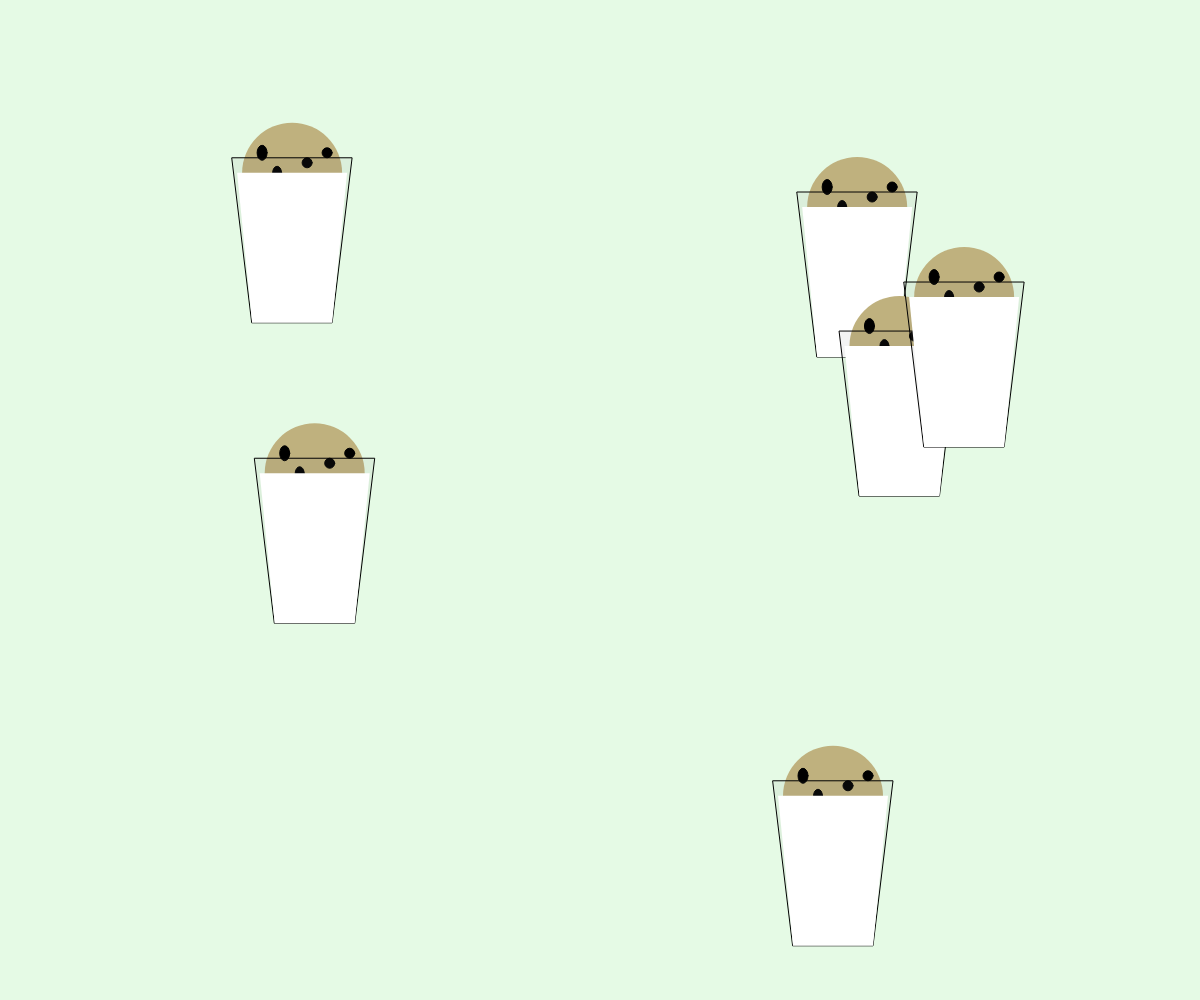
Frame 1 (no input)
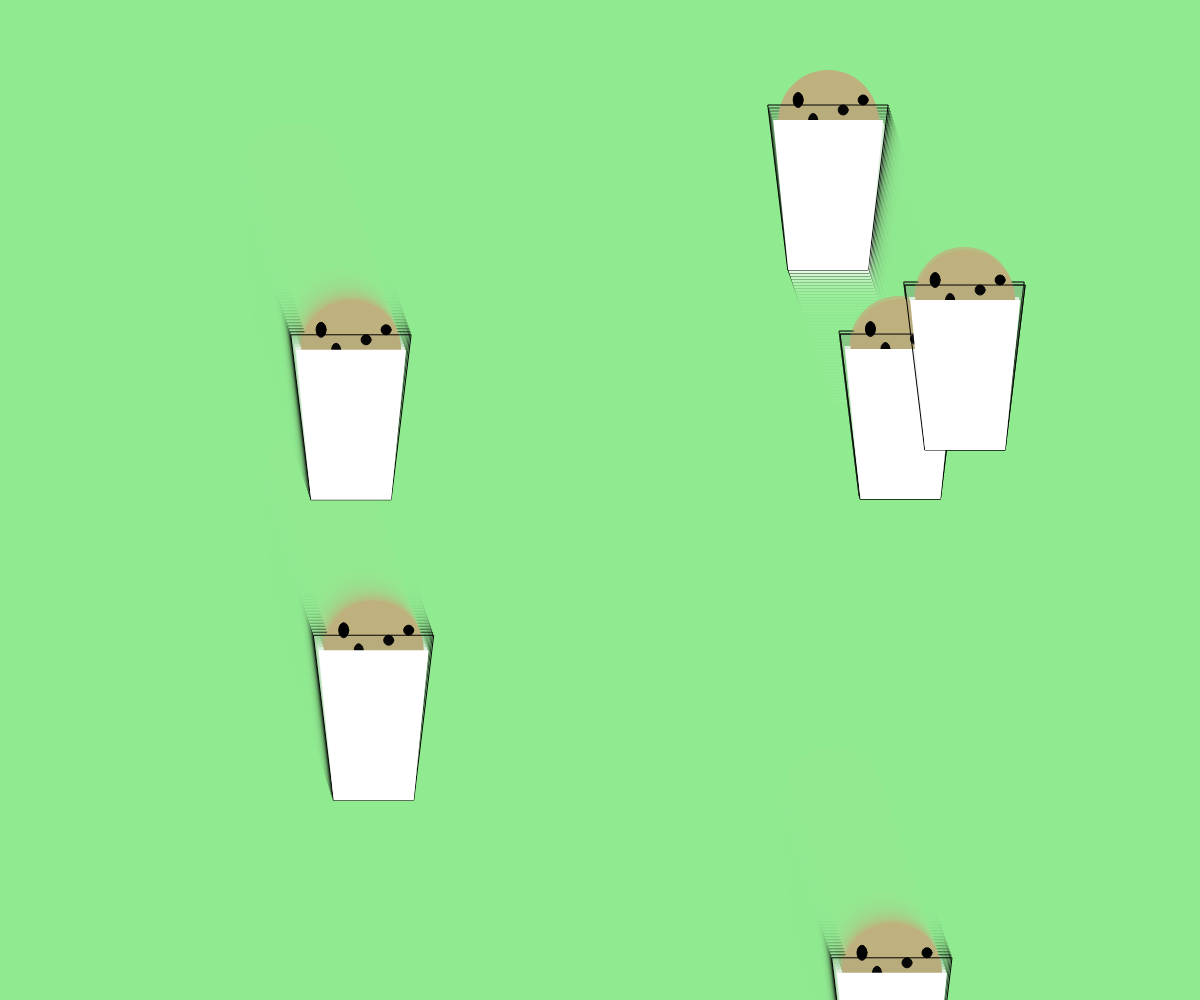
Frame 60 (no input)
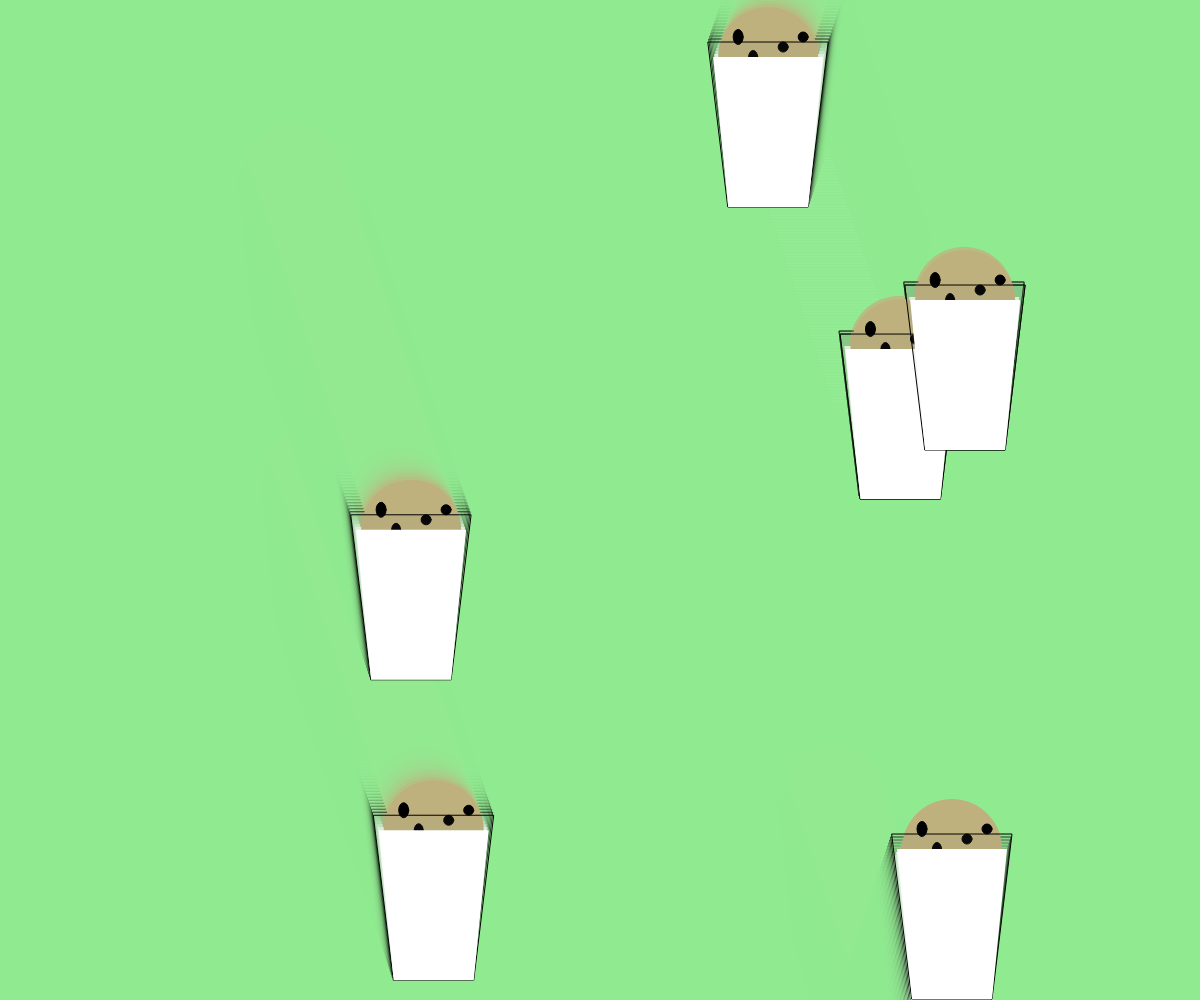
Frame 120 (the mouse pressed at the canvas centre since frame 60)

The p5.js sketch that drew these frames (run headless with seeded random() and noise() and a simulated clock; from frame 60 on, the mouse is pressed at the canvas centre):

// p5.js sketch
// ── sketch.js


var things = [];
var num = 6;


function setup() {
    createCanvas(windowWidth, windowHeight);

    for (var i = 0; i < num; i++) {
        things.push( new Thing(
            random(width),
            random(height),
            100,
            50
        ));
    }
}

function draw() {

  background(145, 232, 143,60);
  fill(0);


    for (var i = 0; i < things.length; i++) {
        things[i].display();
        things[i].move();
        things[i].collisionCheck(things, i);
    }
}

// ── thing.js
function Thing(x, y, size, color){
    this.x = x;
    this.y = y;
    this.vel = { x: 1, y: 1 };
    this.size = size;
    this.rad = this.size * 0.5;
    this.color = color;
}

Thing.prototype.display = function () {
    push();
      translate(this.x,this.y);
    push();
      noStroke();
      fill(191, 177, 126);
      ellipse(0,0,100,100);
    pop();
    push();
      ellipse(10,10,15,10);
      ellipse(-15,0,9,13);
      ellipse(-10,30,10,15);
      ellipse(-30,-20,10,15);
      ellipse(35,-20,10,10);
      ellipse(15,-10,10,10);
    pop();
    push();

      fill(100,100,100,20);
      quad(-60,-15,60,-15,40,150,-40,150);
    pop();
    push();
      noStroke();
      fill(255);
      quad(-55,0,55,0,40,150,-40,150);
    pop();

    pop();
};

Thing.prototype.move = function(){


    this.x += this.vel.x;
    this.y += this.vel.y * 3;


    if (this.x >= width) {
        this.x = width - this.vel.x;
        this.vel.x *= -1;
    } else if (this.x <= 0) {
        this.x = 1 + this.vel.x;
        this.vel.x *= -1;
    }

    if (this.y >= height) {
        this.y = height - this.vel.y;
        this.vel.y *= -1;
    } else if (this.y <= 0) {
        this.y = 1 + this.vel.y;
        this.vel.y *= -1;
    }
};


Thing.prototype.collisionCheck = function(hit, check){
    var maxDist, distance, otherBug;


    for (var i = 0; i < hit.length; i++) {

        var collision = false;

        otherBug = hit[i];

        if (i !== check) {
            distance = dist(this.x, this.y, otherBug.x, otherBug.y);
            maxDist = this.rad + otherBug.rad;

            if (distance <= maxDist) {
                collision = true;
            }

            if (collision) {
                this.vel.x *= -1;
                this.vel.y *= -1;
            }

        }

    }
};
